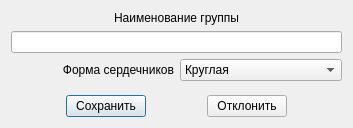
<?xml version="1.0" encoding="UTF-8"?>
<ui version="4.0">
 <class>Dialog</class>
 <widget class="QDialog" name="Dialog">
  <property name="geometry">
   <rect>
    <x>0</x>
    <y>0</y>
    <width>353</width>
    <height>128</height>
   </rect>
  </property>
  <property name="windowTitle">
   <string>Dialog</string>
  </property>
  <layout class="QVBoxLayout" name="verticalLayout">
   <item>
    <layout class="QVBoxLayout" name="verticalLayout_2">
     <item>
      <widget class="QLabel" name="label">
       <property name="text">
        <string>Наименование группы</string>
       </property>
       <property name="alignment">
        <set>Qt::AlignBottom|Qt::AlignHCenter</set>
       </property>
      </widget>
     </item>
     <item>
      <widget class="QLineEdit" name="lineEdit">
       <property name="maxLength">
        <number>200</number>
       </property>
      </widget>
     </item>
     <item>
      <layout class="QHBoxLayout" name="horizontalLayout">
       <item>
        <widget class="QLabel" name="label_2">
         <property name="text">
          <string>Форма сердечников</string>
         </property>
         <property name="alignment">
          <set>Qt::AlignRight|Qt::AlignTrailing|Qt::AlignVCenter</set>
         </property>
        </widget>
       </item>
       <item>
        <widget class="QComboBox" name="comboBox">
         <item>
          <property name="text">
           <string comment="1">Круглая</string>
          </property>
         </item>
         <item>
          <property name="text">
           <string comment="2">Прямоугольная</string>
          </property>
         </item>
         <item>
          <property name="text">
           <string>Неопределена</string>
          </property>
         </item>
        </widget>
       </item>
      </layout>
     </item>
     <item>
      <spacer name="verticalSpacer">
       <property name="orientation">
        <enum>Qt::Vertical</enum>
       </property>
       <property name="sizeHint" stdset="0">
        <size>
         <width>20</width>
         <height>40</height>
        </size>
       </property>
      </spacer>
     </item>
    </layout>
   </item>
   <item>
    <layout class="QHBoxLayout" name="horizontalLayout_5">
     <item>
      <widget class="QPushButton" name="pushButton">
       <property name="sizePolicy">
        <sizepolicy hsizetype="Fixed" vsizetype="Fixed">
         <horstretch>0</horstretch>
         <verstretch>0</verstretch>
        </sizepolicy>
       </property>
       <property name="text">
        <string> Сохранить </string>
       </property>
       <property name="iconSize">
        <size>
         <width>24</width>
         <height>24</height>
        </size>
       </property>
      </widget>
     </item>
     <item>
      <widget class="QPushButton" name="pushButton_2">
       <property name="sizePolicy">
        <sizepolicy hsizetype="Fixed" vsizetype="Fixed">
         <horstretch>0</horstretch>
         <verstretch>0</verstretch>
        </sizepolicy>
       </property>
       <property name="text">
        <string> Отклонить </string>
       </property>
       <property name="iconSize">
        <size>
         <width>24</width>
         <height>24</height>
        </size>
       </property>
      </widget>
     </item>
    </layout>
   </item>
  </layout>
 </widget>
 <resources/>
 <connections/>
</ui>
